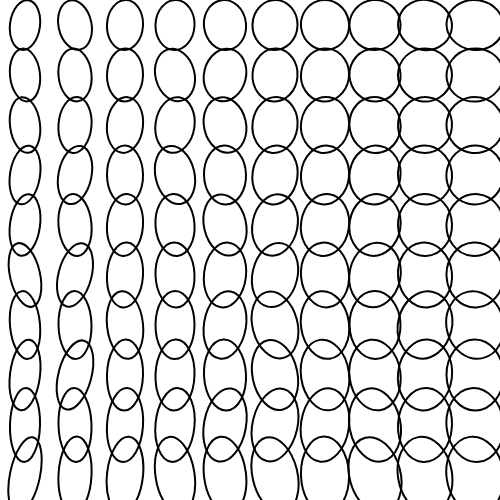
Frame 1 (no input)
Frame 60 (no input): identical to frame 1, image omitted
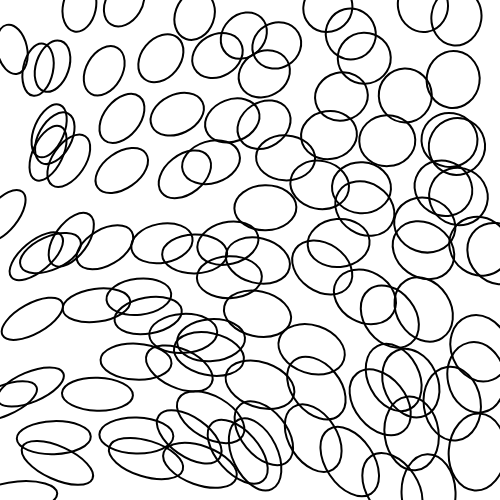
Frame 120 (the mouse pressed at the canvas centre since frame 60)

The p5.js sketch that drew these frames (run headless with seeded random() and noise() and a simulated clock; from frame 60 on, the mouse is pressed at the canvas centre):

// p5.js sketch
// ── sketch.js
// A Distorted Field of Overlapping Loops
// Repeating ellipses that gradually change size, rotation, and position


// Arrays to store random values for each loop
// These keep the random variations consistent while the mouse moves
let randomX = [];
let randomY = [];
let randomRotation = [];


function setup() {
  createCanvas(500, 500);

  // Use degrees instead of radians for rotation
  angleMode(DEGREES);

  // Generate the starting random pattern
  randomizePattern();

}


function draw() {

  background(255, 255, 255);

  noFill();
  strokeWeight(2);

  // Starting position of the grid
  const startingX = 25;
  const startingY = 25;
  const space = 50;   // space in between shapes

  // Mouse X controls how much the loops rotate, moving right increases the rotation amount
  let rotationAmount = mouseX/25;

  // Mouse Y controls how far the loops move from the grid, moving down increases the distortion amount
  let distortionAmount = mouseY/10;


  // Repeat loops across the X and Y axes
  for (i = 0; i<10; i++) {
    for (j=0; j<10; j++) {

      push();
      // Each loop has its own random variation
      let index = i * 10 + j;

      // Move the origin to each loop's position
      // Mouse Y controls how far loops shift from the grid
      translate(
        startingX + i * space + randomX[index] * distortionAmount,
        startingY + j * space + randomY[index] * distortionAmount
      );

      // Rotate each ellipse around its own center
      // (i + j) creates a gradual rotation across the grid, rotationAmount changes based on Mouse X
      rotate(
        (i + j) * rotationAmount + randomRotation[index]
      );

      // Gradually change loop size across the grid
      // Width increases as i moves across the X axis
      // Height increases as j moves down the Y axis
      let loopWidth = 30 + i * 3;
      let loopHeight = 50 + j * 3;

      // Black stroke
      stroke(0,0,0);

      // Draw the ellipses
      ellipse(0, 0, loopWidth, loopHeight);
      pop();
    }
  }
}


// Generate new random variations when the mouse is clicked
function mousePressed() {

  randomizePattern();
}


// Store random values for each ellipses
function randomizePattern() {

  // Clear the previous random values
  randomX = [];
  randomY = [];
  randomRotation = [];

  // Generate one set of random values for each ellipse
  for (i=0; i<100; i++) {

    randomX.push(random(-1, 1))
    randomY.push(random(-1, 1));
    randomRotation.push(random(-15, 15));

  }

}
